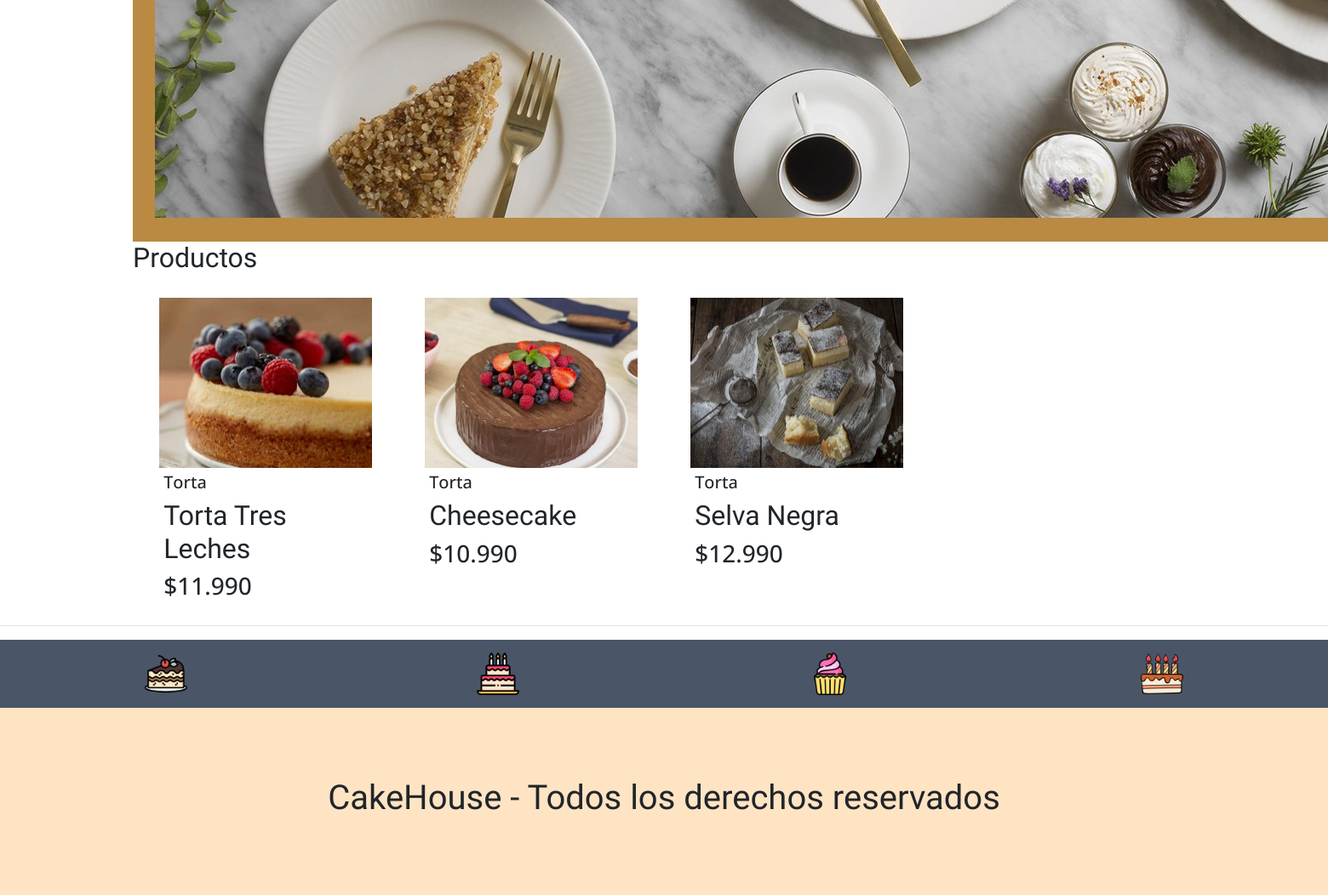
The app's page / (lower part), older data.
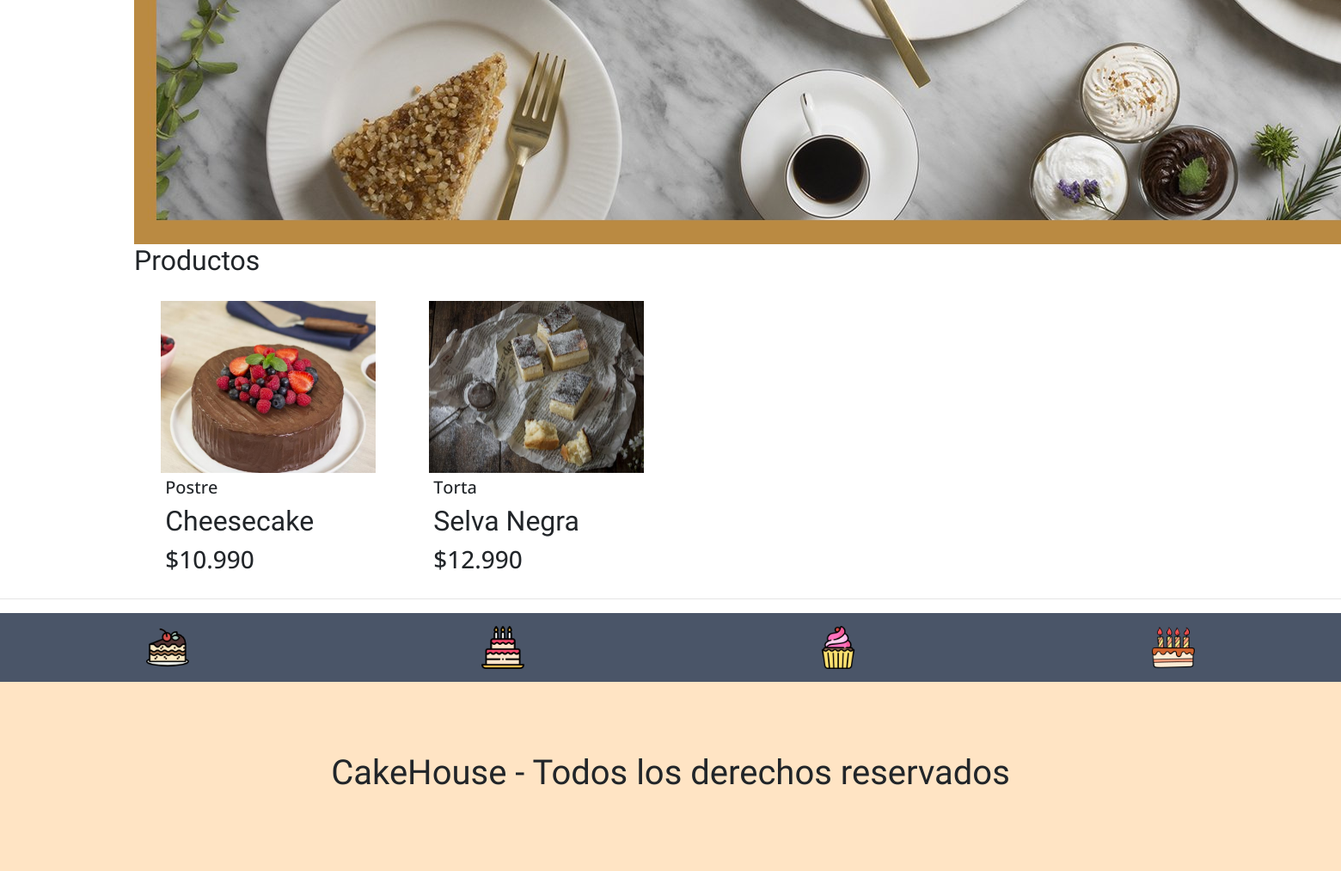
The same page, newer data.
### app/models.py (models this page shows, shortened)
class Producto(models.Model):
    nombre = models.CharField(max_length=50)
    precio = models.IntegerField()
    descripcion = models.TextField()
    tipo = models.ForeignKey(Tipo, on_delete=models.PROTECT)
    fecha_fabricacion = models.DateField()
    image = models.ImageField(upload_to="productos", null=True)

class Tipo(models.Model):
    nombre = models.CharField(max_length=50)
    def __str__(self):
        return self.nombre

### app/views.py (the view)
# urls.py: path('', home, name="home"),
def home(request):
    productos = Producto.objects.all()
    data = {'productos': productos}
    return render(request, 'app/home.html', data)

### app/templates/app/home.html (shortened to what this page needs)
{% extends 'app/base.html' %}
{% load static %}
{% block css %}
<link rel="stylesheet" href="https://cdn.jsdelivr.net/bxslider/4.2.12/jquery.bxslider.css">
{% endblock %}
{% block contenido %}
<div class="slider">
    <div>
        <img src="{% static 'app/img/banner/pastel4.jpg' %}" alt="">
    </div>
</div>
{% load humanize %}
<h2>Productos</h2>
<div class="productos">
    {% for p in productos %}
    <div class="producto">
        <div class="contenedor_producto">
            {% if p.image %}
            <img src="{{ p.image.url }}" alt="imagen producto">
            {% endif %}
            <div class="detalle">
                <h5>{{ p.tipo | capfirst }}</h5>
                <h2>{{ p.nombre | title }}</h2>
                <h3>${{ p.precio | intcomma }}</h3>
            </div>
        </div>
    </div>
    {% endfor %}
</div>
{% endblock %}

Row changes from the older to the newer data that the page shows:
removed Producto: image (picture), tipo "Torta", nombre "Torta Tres Leches", precio "11.990"
changed Producto "Cheesecake": tipo "Torta" → "Postre"
